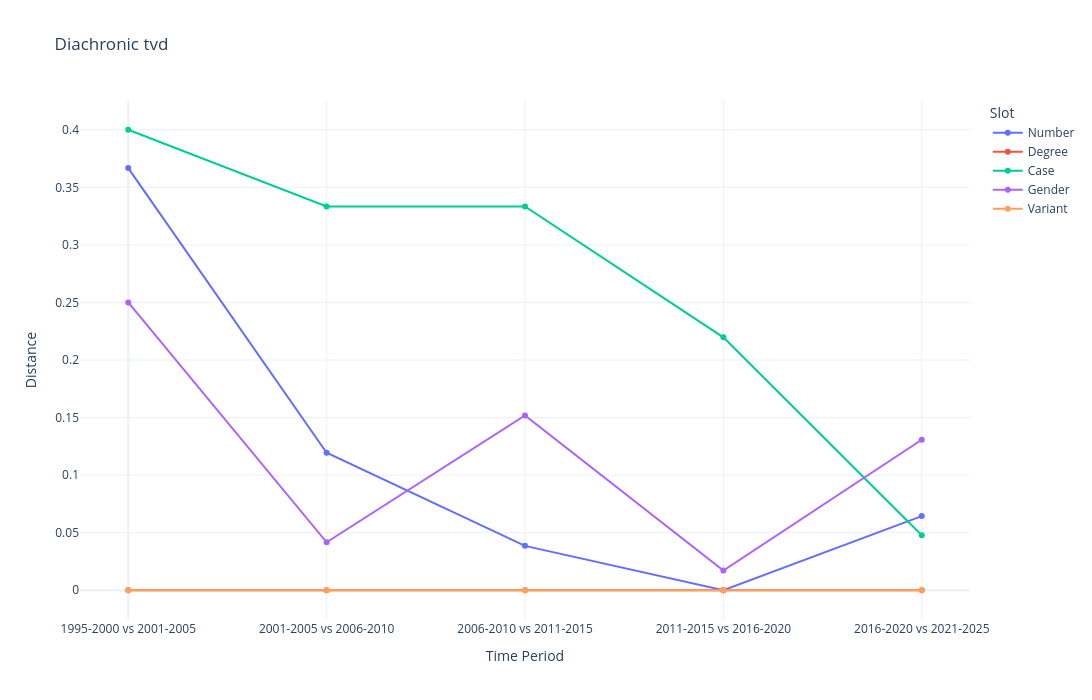

Notebook code cell kept with this figure:
### Markdown cell above
# Plot distance time-series

### Code cell
# Plot all feats on one big plot

# slots_to_plot = ['Number', 'VerbForm']  # Specify the feat you want to plot
# plot_all_dists_by_period(perm_result_df, layout='combined', slots=slots_to_plot)

# If not specify, plot everything
plot_all_dists_by_period(perm_result_df, layout="combined", col_to_plot="observed_statistic")

### Figure 1 — Plotly figure (JSON) as saved in the notebook; plotly's stock layout.template omitted (floating-point values rounded to 4 significant figures)
{"data": [{"customdata": ["1995-2000 vs 2001-2005", "2001-2005 vs 2006-2010", "2006-2010 vs 2011-2015", "2011-2015 vs 2016-2020", "2016-2020 vs 2021-2025"], "hovertemplate": "<b>Number</b><br>Period: %{customdata}<br>Distance: %{y:.4f}<extra></extra>", "mode": "lines+markers", "name": "Number", "type": "scatter", "x": [0, 1, 2, 3, 4], "y": [0.3667, 0.1194, 0.03855, 0.0, 0.06442]}, {"customdata": ["1995-2000 vs 2001-2005", "2001-2005 vs 2006-2010", "2006-2010 vs 2011-2015", "2011-2015 vs 2016-2020", "2016-2020 vs 2021-2025"], "hovertemplate": "<b>Degree</b><br>Period: %{customdata}<br>Distance: %{y:.4f}<extra></extra>", "mode": "lines+markers", "name": "Degree", "type": "scatter", "x": [0, 1, 2, 3, 4], "y": [0.0, 0.0, 0.0, 0.0, 0.0]}, {"customdata": ["1995-2000 vs 2001-2005", "2001-2005 vs 2006-2010", "2006-2010 vs 2011-2015", "2011-2015 vs 2016-2020", "2016-2020 vs 2021-2025"], "hovertemplate": "<b>Case</b><br>Period: %{customdata}<br>Distance: %{y:.4f}<extra></extra>", "mode": "lines+markers", "name": "Case", "type": "scatter", "x": [0, 1, 2, 3, 4], "y": [0.4, 0.3333, 0.3333, 0.2197, 0.04785]}, {"customdata": ["1995-2000 vs 2001-2005", "2001-2005 vs 2006-2010", "2006-2010 vs 2011-2015", "2011-2015 vs 2016-2020", "2016-2020 vs 2021-2025"], "hovertemplate": "<b>Gender</b><br>Period: %{customdata}<br>Distance: %{y:.4f}<extra></extra>", "mode": "lines+markers", "name": "Gender", "type": "scatter", "x": [0, 1, 2, 3, 4], "y": [0.25, 0.04167, 0.1519, 0.01708, 0.1307]}, {"customdata": ["1995-2000 vs 2001-2005", "2001-2005 vs 2006-2010", "2006-2010 vs 2011-2015", "2011-2015 vs 2016-2020", "2016-2020 vs 2021-2025"], "hovertemplate": "<b>Variant</b><br>Period: %{customdata}<br>Distance: %{y:.4f}<extra></extra>", "mode": "lines+markers", "name": "Variant", "type": "scatter", "x": [0, 1, 2, 3, 4], "y": [0.0, 0.0, 0.0, 0.0, 0.0]}], "layout": {"height": 700, "hovermode": "closest", "legend": {"title": {"text": "Slot"}}, "title": {"text": "Diachronic tvd"}, "width": 1100, "xaxis": {"tickmode": "array", "ticktext": ["1995-2000 vs 2001-2005", "2001-2005 vs 2006-2010", "2006-2010 vs 2011-2015", "2011-2015 vs 2016-2020", "2016-2020 vs 2021-2025"], "tickvals": [0, 1, 2, 3, 4], "title": {"text": "Time Period"}}, "yaxis": {"title": {"text": "Distance"}}}}
